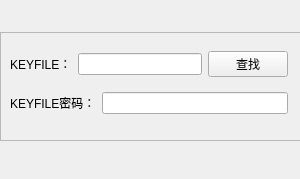
<?xml version="1.0" encoding="UTF-8"?>
<ui version="4.0">
 <class>MainWindow</class>
 <widget class="QMainWindow" name="MainWindow">
  <property name="geometry">
   <rect>
    <x>0</x>
    <y>0</y>
    <width>300</width>
    <height>179</height>
   </rect>
  </property>
  <property name="windowTitle">
   <string>MainWindow</string>
  </property>
  <widget class="QWidget" name="centralwidget">
   <widget class="QFrame" name="frame">
    <property name="geometry">
     <rect>
      <x>0</x>
      <y>32</y>
      <width>301</width>
      <height>109</height>
     </rect>
    </property>
    <property name="frameShape">
     <enum>QFrame::StyledPanel</enum>
    </property>
    <property name="frameShadow">
     <enum>QFrame::Raised</enum>
    </property>
    <widget class="QWidget" name="layoutWidget">
     <property name="geometry">
      <rect>
       <x>10</x>
       <y>10</y>
       <width>278</width>
       <height>81</height>
      </rect>
     </property>
     <layout class="QVBoxLayout" name="verticalLayout">
      <item>
       <layout class="QHBoxLayout" name="horizontalLayout">
        <item>
         <widget class="QLabel" name="label">
          <property name="text">
           <string>KEYFILE：</string>
          </property>
         </widget>
        </item>
        <item>
         <widget class="QLineEdit" name="lineEdit"/>
        </item>
        <item>
         <widget class="QPushButton" name="pushButton">
          <property name="text">
           <string>查找</string>
          </property>
         </widget>
        </item>
       </layout>
      </item>
      <item>
       <layout class="QHBoxLayout" name="horizontalLayout_2">
        <item>
         <widget class="QLabel" name="label_2">
          <property name="text">
           <string>KEYFILE密码：</string>
          </property>
         </widget>
        </item>
        <item>
         <widget class="QLineEdit" name="lineEdit_2"/>
        </item>
       </layout>
      </item>
     </layout>
    </widget>
   </widget>
  </widget>
 </widget>
 <resources/>
 <connections/>
</ui>
